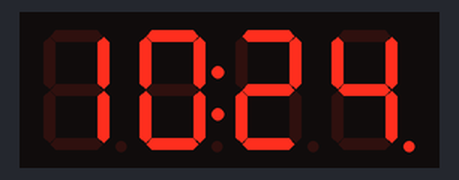
Recording of a sketch running on a simulated Arduino Uno, built with avr-gcc and run on an emulated ATmega328P. On the bench: 4-digit seven-segment display. The local clock reads 2024-03-15 10:24:30 at power-on unless the sketch sets it.

Above: at 0.1 s.
At 29.3 s:
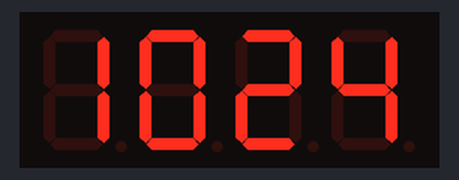
At 65.0 s:
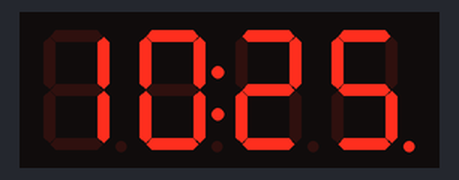
At 129.3 s:
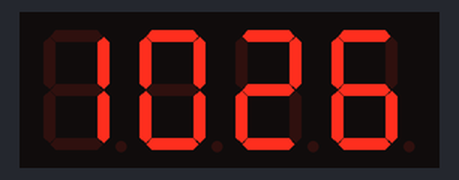

The sketch:

TM1637Test.ino
```cpp
#include <TM1637Display.h>
#include <Wire.h>
#include "RTClib.h"

RTC_DS1307 RTC;

// Module connection pins (Digital Pins)
#define CLK 17
#define DIO 16

TM1637Display display(CLK, DIO);

int run_mode = 1 ;
uint16_t jam ;
uint16_t menit ;
uint8_t colon ;

void setup()
{
  //Serial.begin(9600);
  Wire.begin();
  RTC.begin();
  display.setBrightness(0xff);
  if (! RTC.isrunning()) {
    RTC.adjust(DateTime(__DATE__, __TIME__));
  }
}

void loop()
{
  if (run_mode)
  {
    DateTime now = RTC.now();
    jam = now.hour();
    menit = now.minute();
    colon ^= 0b01000000 ; //display.showNumberDecEx(menit, 0b01000000, true , 2, 2);
    display.showNumberDecEx(menit, colon, true , 2, 2);
    display.showNumberDecEx(jam, colon, true , 2, 0 );
    delay(500);
  }


}
```

Measured:
- what the display in image 1 shows lasts 0.5 s, from 29.3 s to 29.8 s
